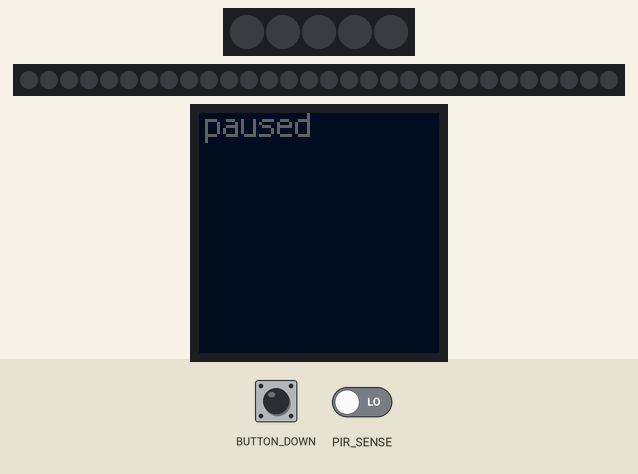
Bench run of a program on a simulated Adafruit FunHouse running CircuitPython. Shown: 5 RGB LEDs in strip order, left to right, 30 RGB LEDs in strip order, left to right, 240×240 colour display. Inputs (shaded band) come from the test bench; at power-on: PIR_SENSE LOW.

Above: at 1.2 s.
1.3 s: DOWN button pressed for 0.15 s
At 2.7 s:
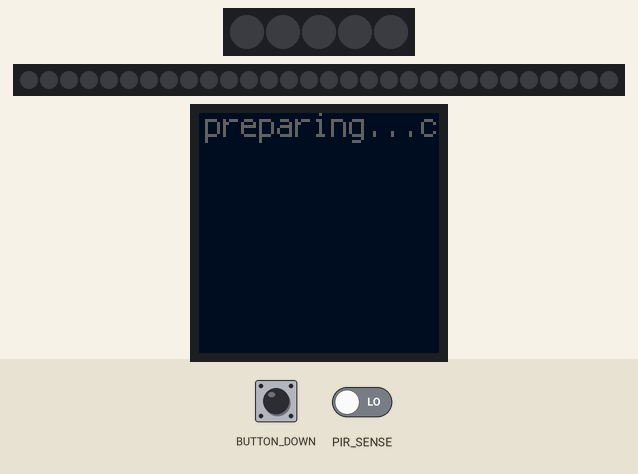
4.4 s: PIR_SENSE driven HIGH
At 7.0 s:
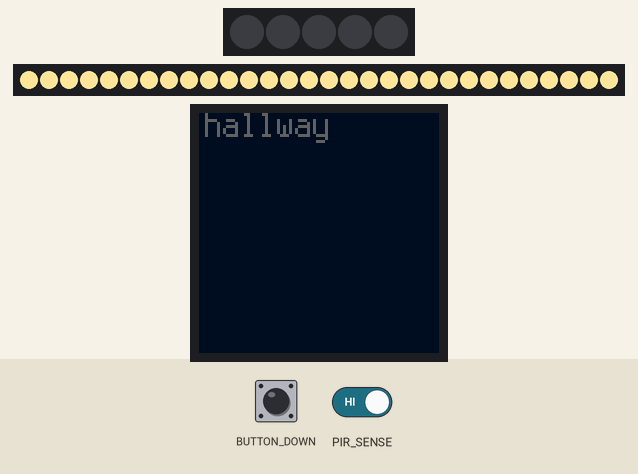
7.3 s: DOWN button pressed for 1 s
At 7.7 s:
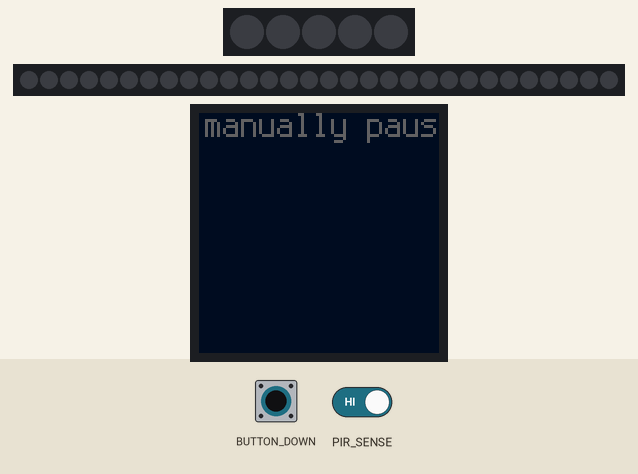
11.3 s: DOWN button pressed for 3.2 s
At 12.1 s:
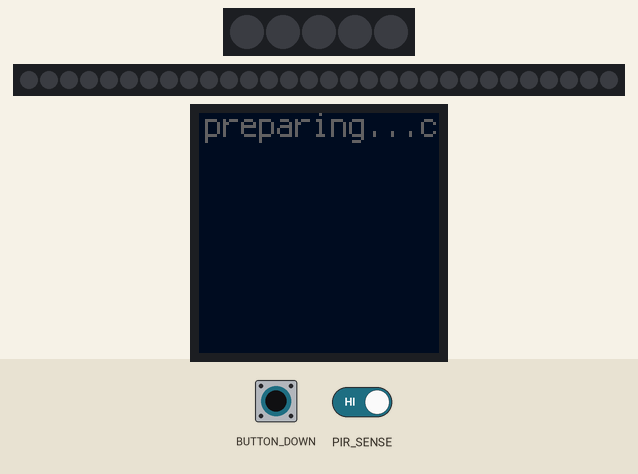
16.3 s: BUTTON_DOWN (DOWN button) driven HIGH and PIR_SENSE driven LOW
At 16.7 s:
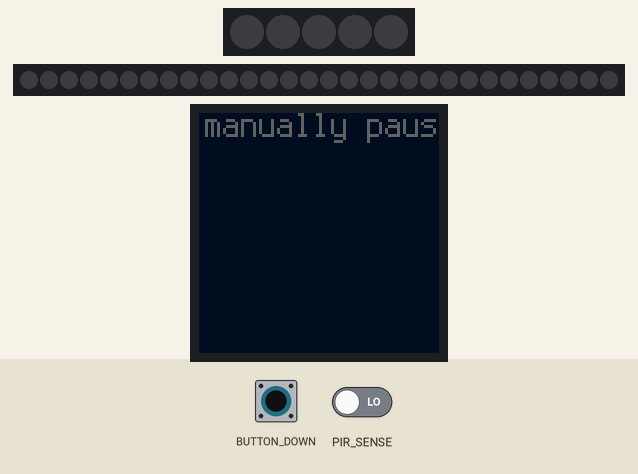
19.3 s: DOWN button held down
At 22.5 s:
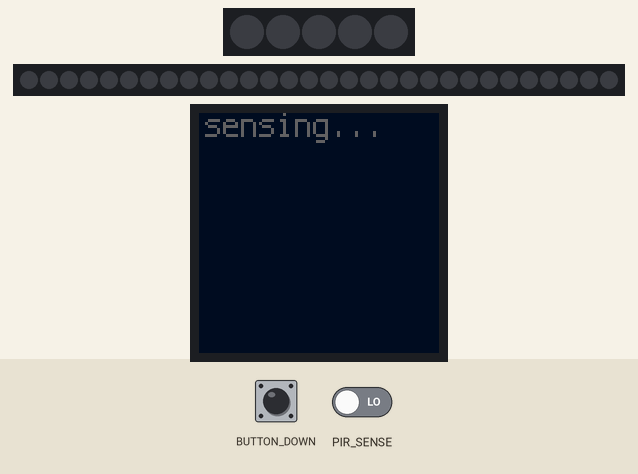
Timing chart, 0 to 23.3 s (numbered marks = the images above; inputs shaded):
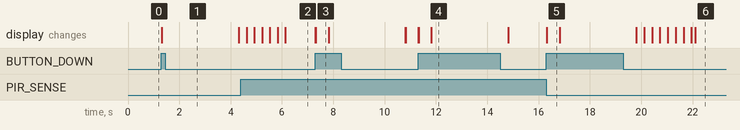

The program:

code.py
```python
import time
import board
import digitalio
import neopixel
from adafruit_funhouse import FunHouse

funhouse = FunHouse(default_bg=0x000F20, scale=3)

running_state       = False
tripped_led_color   = [0xFF, 0xE5, 0x99]
reset_led_color     = [0x00, 0x00, 0x00]
text_color          = [0x60, 0x60, 0x60]

current_led_color   = [0x00, 0x00, 0x00] # is constantly being modified towards reset/tripped colors

transition_dimming_time = 0.007 # in seconds
transition_shining_time = 0.005 # in seconds
stayOnTime = 0 # Global Variable: How long the lights stay up for in seconds

# NeoPixel Strip
pixel_pin = board.A0
pir_sensor_pin = board.A2
num_pixels = 30

pixels = neopixel.NeoPixel(pixel_pin, num_pixels, brightness=1, auto_write=False)
pir_sensor = digitalio.DigitalInOut(pir_sensor_pin)
pir_sensor.direction = digitalio.Direction.INPUT

running_label = funhouse.add_text(
    text="paused",
    text_position=(2, 4),
    text_color=text_color
)

def calculateColorDistance(currentColor, targetColor):
    distance = [0, 0, 0]

    for i in range(len(currentColor)):
        distance[i] = abs(currentColor[i] - targetColor[i])

    return distance

def transitionColor(currentColor, targetColor, distance):
    for i in range(len(distance)):
        if (currentColor[i] == targetColor[i]):
            pass
        elif (currentColor[i] > targetColor[i]):
            currentColor[i] = (currentColor[i] - 1)
        else:
            currentColor[i] = (currentColor[i] + 1)

    return currentColor

def turnLightsToColor(led_colors):
    pixels.fill(led_colors)
    pixels.show()

turnLightsToColor(reset_led_color)

while True:
    if funhouse.peripherals.button_down:
        if running_state is False:
            running_state = True
            funhouse.set_text('preparing...count to 3', running_label)
            time.sleep(3) # enough time to get out of the way
            funhouse.set_text('sensing...', running_label)
        else:
            running_state = False
            funhouse.set_text('paused', running_label)
            time.sleep(0.5)

    if running_state is True:
        if funhouse.peripherals.pir_sensor or pir_sensor.value:
            tripped_text = "entrance" if pir_sensor.value else "hallway"
            funhouse.set_text(tripped_text, running_label)
            stayOnTime = time.monotonic() + 30 # in seconds

            while stayOnTime > time.monotonic():
                if funhouse.peripherals.button_down: # Manual Override - stop the entire process
                    stayOnTime = 0
                    running_state = False
                    funhouse.set_text('manually paused', running_label)

                    turnLightsToColor(reset_led_color)
                    time.sleep(0.5)
                else:
                    if current_led_color is not tripped_led_color:
                        current_led_color = transitionColor(
                            current_led_color,
                            tripped_led_color,
                            calculateColorDistance(current_led_color, tripped_led_color)
                        )

                        turnLightsToColor(current_led_color)
                        time.sleep(transition_shining_time)

        elif not funhouse.peripherals.pir_sensor or not pir_sensor.value:
            funhouse.set_text('sensing...', running_label)
            if current_led_color is not reset_led_color:
                current_led_color = transitionColor(
                    current_led_color,
                    reset_led_color,
                    calculateColorDistance(current_led_color, reset_led_color)
                )

                turnLightsToColor(current_led_color)
                time.sleep(transition_dimming_time)
```

Measured:
- after the input at 1.3 s, the display: changes at once (image 1)
- after the input at 4.4 s, the display: first changes after 0.22 s (image 2 shows a later state)
- what the display in image 3 shows lasts 0.5 s, from 7.3 s to 7.8 s
